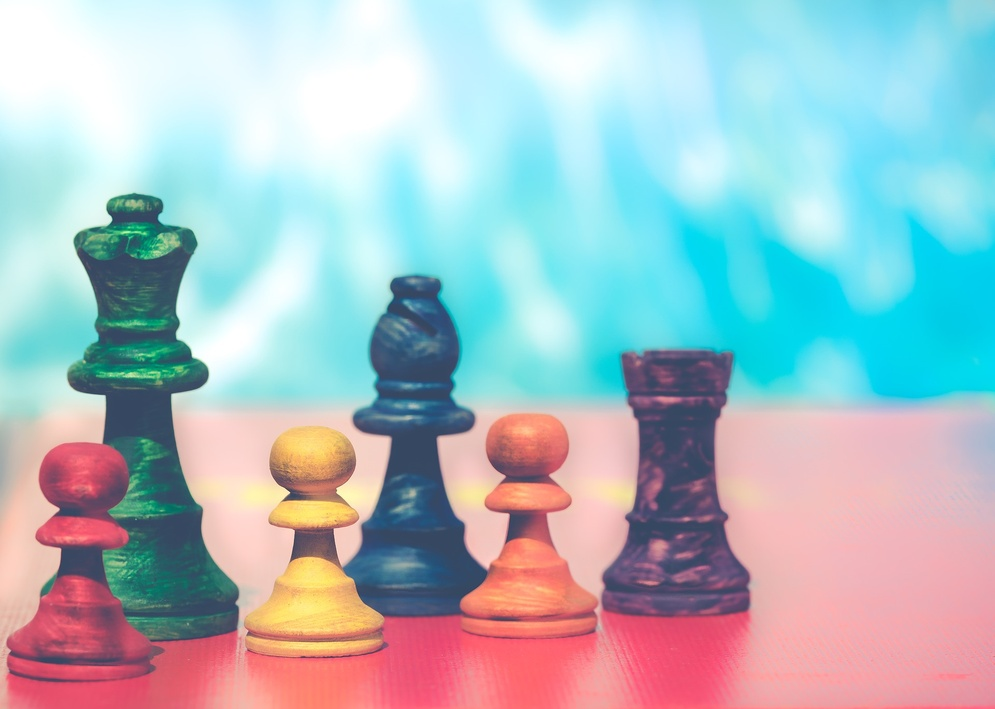
#> input picture opencv_python/images/pawn.jpg, 995 x 709 px, shrunk from 1920 x 1368 before the run, given in place of TestVideo.mp4, which was not available
$ python objectDectection_camShift.py
#> lines starting #> are read from the running program, lines starting #| are printed output that depends on the picture; after the words box and inside, x2 and y2 are one past the last pixel; in counts of white or black regions, pixels touching at a corner belong together
# dsbook.tistory.com/180
# meanshift에 드래그하여 타겟 정하면 디텍딩하는 코드
import cv2
import numpy as np

roi = None
drag_start = None
mouse_status = 0
tracking_start = False

def onMouse(event, x, y, flags, param = None):
    global roi
    global drag_start
    global mouse_status
    global tracking_start

    if event == cv2.EVENT_LBUTTONDOWN:
        drag_start = (x, y)
        roi = (0, 0, 0, 0) # ROI를 재설정하는 경우를 위한 초기화
        tracking_start = False
    elif event == cv2.EVENT_MOUSEMOVE:
        if flags == cv2.EVENT_FLAG_LBUTTON:
            xmin = min(x, drag_start[0])
            ymin = min(y, drag_start[1])
            xmax = max(x, drag_start[0])
            ymax = max(y, drag_start[1])
            roi = (xmin, ymin, xmax, ymax)
            mouse_status = 1
    elif event == cv2.EVENT_LBUTTONUP:
        mouse_status = 2

cv2.namedWindow('meanShift tracking')
cv2.setMouseCallback('meanShift tracking', onMouse)

cap = cv2.VideoCapture('TestVideo.mp4')
if(not cap.isOpened()):
    print('Error opening video')
height, width = (int(cap.get(cv2.CAP_PROP_FRAME_HEIGHT)), int(cap.get(cv2.CAP_PROP_FRAME_WIDTH)))
roi_mask = np.zeros((height, width), dtype = np.uint8)
term_crit = (cv2.TERM_CRITERIA_MAX_ITER + cv2.TERM_CRITERIA_EPS, 10, 1)

while True:
    ret, meanframe = cap.read()
#> meanframe is the input picture: shape (709, 995, 3); mean B, G, R 195.1, 188.5, 169.2
    if not ret:
        break

    camframe = meanframe.copy()
    hsv = cv2.cvtColor(meanframe, cv2.COLOR_BGR2HSV)
#> hsv: shape (709, 995, 3); mean H, S, V 95, 96.2, 221.7
    mask = cv2.inRange(hsv, (0., 60., 32.), (180., 255., 255.))
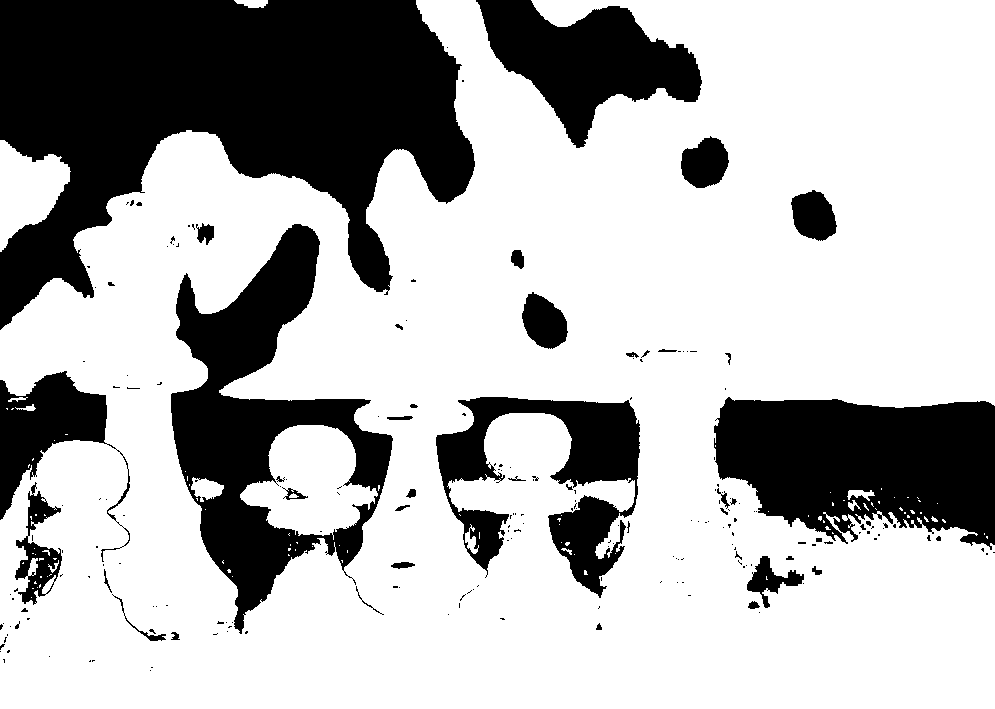
#> mask: shape (709, 995); 70.9% white; 209 black regions (165 under 20 px), largest, box (x1, y1, x2, y2) and area: (0, 0, 475, 330) 87750, (171, 224, 393, 634) 33431, (714, 397, 995, 550) 32055
    # Checks if array elements lie between the elements of two other arrays.

    if mouse_status == 1:
        x1, y1, x2, y2 = roi
        cv2.rectangle(meanframe, (x1, y1), (x2, y2), (255, 0, 0), 2)

    if mouse_status == 2:
        print('Initializing...', end = ' ')
        mouse_status = 0
        x1, y1, x2, y2 = roi
        if (np.abs(x1 - x2) < 10) or (np.abs(y1 - y2) < 10):
            print('failed. Too small ROI. (Width: %d, Height: %d)' %(np.abs(x1 - x2), np.abs(y1 - y2)))
            continue

        mask_roi = mask[y1:y2, x1:x2]
        hsv_roi = hsv[y1:y2, x1:x2]

        hist_roi = cv2.calcHist([hsv_roi], [0], mask_roi, [16], [0, 180])
        cv2.normalize(hist_roi, hist_roi, 0, 255, cv2.NORM_MINMAX)
        track_window1 = (x1, y1, x2 - x1, y2 - y1)
        track_window2 = (x1, y1, x2 - x1, y2 - y1)
        tracking_start = True
        print('Done.')

    if tracking_start:
        backP = cv2.calcBackProject([hsv], [0], hist_roi, [0, 180], 1)
        # Calculates the back projection of a histogram.
        backP &= mask
        cv2.imshow('backP', backP)

        ret, track_window1 = cv2.meanShift(backP, track_window1, term_crit)
        # Finds an object on a back projection image.
        x, y, w, h = track_window1
        cv2.rectangle(meanframe, (x, y), (x + w, y + h), (0, 0, 255), 2)

        track_box, track_window2 = cv2.CamShift(backP, track_window2, term_crit)
        # Finds an object center, size, and orientation.
        x, y, w, h = track_window2
        cv2.rectangle(camframe, (x, y), (x + w, y + h), (0, 255, 0), 2)
        cv2.ellipse(camframe, track_box, (0, 255, 255), 2)
        pts = cv2.boxPoints(track_box) # Finds the four vertices of a rotated rect.
        pts = np.int0(pts)
        dst = cv2.polylines(camframe, [pts], True, (0, 0, 255), 2)

    cv2.imshow('meanShift tracking', meanframe)
    cv2.imshow('CamShift tracking', camframe)
    key = cv2.waitKey(25)
#> (key Esc is pressed here)
    if key == 27:
        break

if cap.isOpened():
    cap.release()
cv2.destroyAllWindows()

$ run again, on opencv_python/images/소세지.jpg
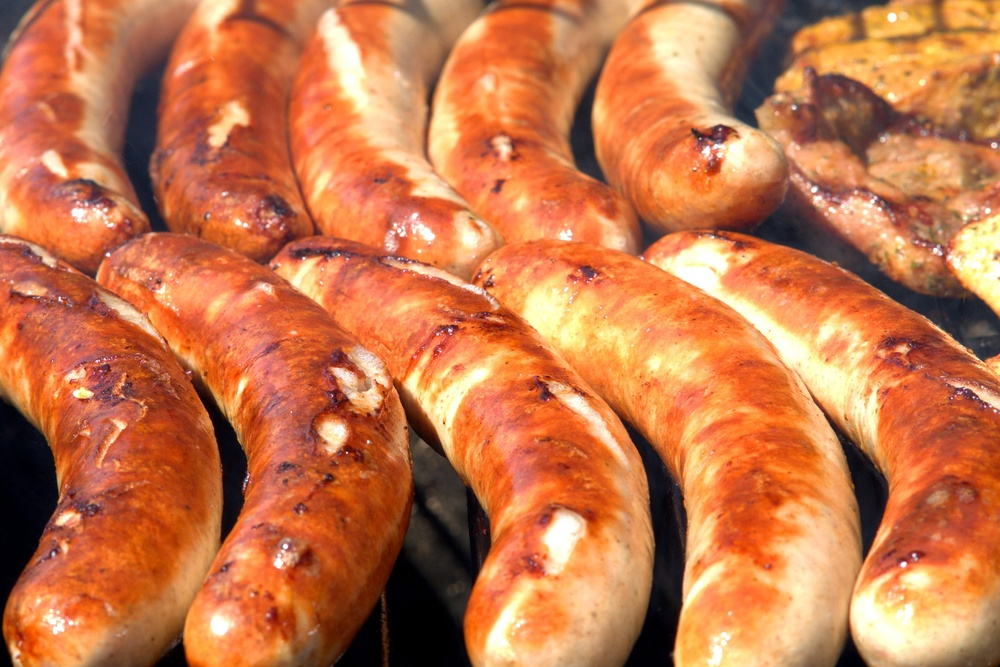
#> input picture opencv_python/images/소세지.jpg, 1000 x 667 px, shrunk from 1920 x 1280 before the run, given in place of TestVideo.mp4, which was not available
#> meanframe is the input picture: shape (667, 1000, 3); mean B, G, R 74.5, 118.1, 197.6
#> hsv: shape (667, 1000, 3); mean H, S, V 21.3, 157.6, 198.1
#> `mask = cv2.inRange(hsv, (0., 60., 32.), (180., 255., 255.))`:
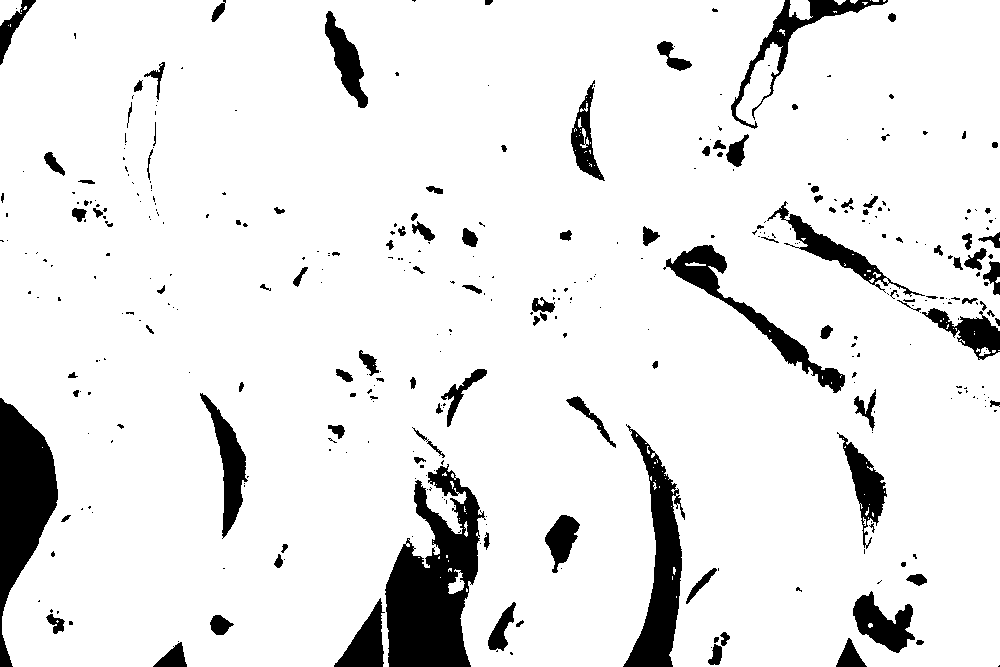
#> mask: shape (667, 1000); 90.9% white; 380 black regions (260 under 20 px), largest, box (x1, y1, x2, y2) and area: (385, 464, 486, 667) 11693, (0, 398, 58, 667) 7993, (623, 424, 685, 667) 6126

$ run again, on opencv_python/images/orange.png
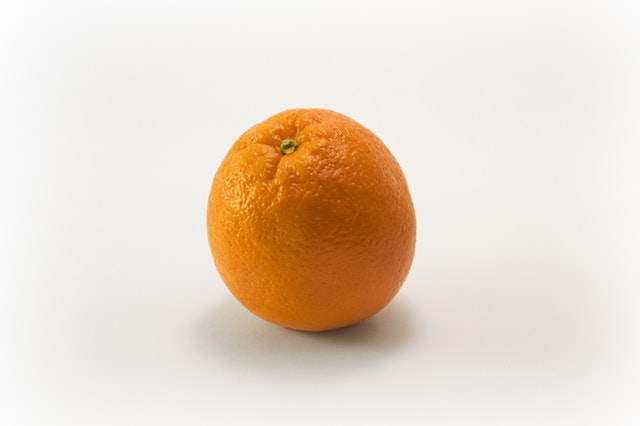
#> input picture opencv_python/images/orange.png, 640 x 426 px, given in place of TestVideo.mp4, which was not available
#> meanframe is the input picture: shape (426, 640, 3); mean B, G, R 203.2, 217.6, 231.9
#> hsv: shape (426, 640, 3); mean H, S, V 17.4, 36.8, 231.9
#> `mask = cv2.inRange(hsv, (0., 60., 32.), (180., 255., 255.))`:
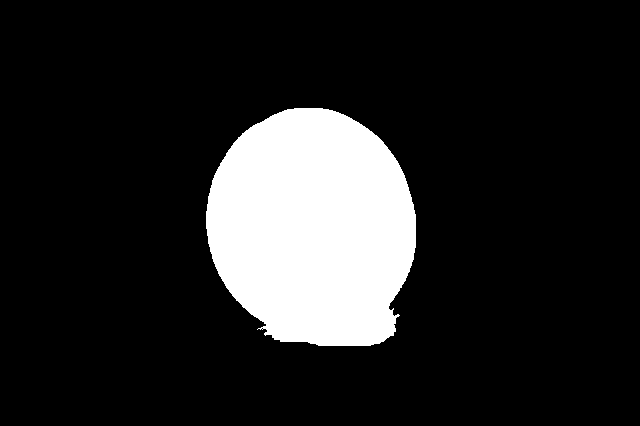
#> mask: shape (426, 640); 14.6% white; 1 white region, box (x1, y1, x2, y2) and area: (206, 108, 416, 346) 39736
